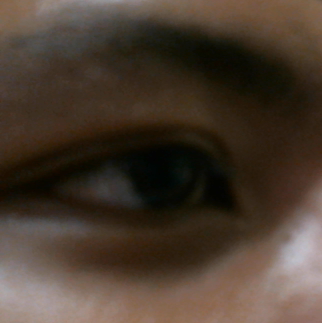
//> input picture automated-brightness-and-contrast/eye-1.png, 322 x 323 px
$ ./gamma_correction   (built with g++ and OpenCV 4)
//> lines starting //> are read from the running program, lines starting //| are printed output that depends on the picture

#include <stdio.h>
#include <opencv2/opencv.hpp>
#include <iostream>
#include <string>
#include <vector>
#include <math.h>

using namespace cv;
using namespace std;

void gammaCorrection(const Mat &img, const double gamma_)
{
    CV_Assert(gamma_ >= 0);
    //! [changing-contrast-brightness-gamma-correction]
    Mat lookUpTable(1, 256, CV_8U);
    uchar* p = lookUpTable.ptr();
    for( int i = 0; i < 256; ++i)
        p[i] = saturate_cast<uchar>(pow(i / 255.0, gamma_) * 255.0);

    Mat res = img.clone();
    LUT(img, lookUpTable, res);
    //! [changing-contrast-brightness-gamma-correction]
    Mat img_gamma_corrected;
    hconcat(img, res, img_gamma_corrected);
    imshow("Gamma correction", img_gamma_corrected);
}

/* Main */
int main()
{
    Mat src = imread("eye-1.png");
//> src is the input picture: 323 rows x 322 cols, CV_8UC3; mean B, G, R 46.9, 59.1, 73
    /* Convert to HSV */
    Mat hsv;
    cvtColor(src, hsv, COLOR_BGR2HSV);
//> hsv: 323 rows x 322 cols, CV_8UC3; mean H, S, V 21.1, 118.3, 73.1
    vector<Mat> hsv_planes;
    split( hsv, hsv_planes );
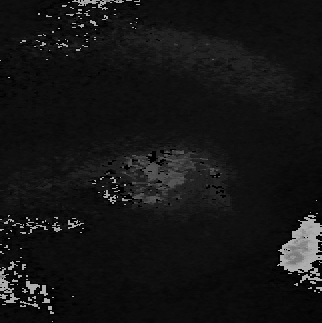
//> hsv_planes[0]: 323 rows x 322 cols, CV_8UC1; min 0, max 179, mean 21.1
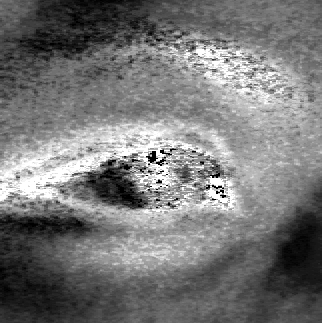
//> hsv_planes[1]: 323 rows x 322 cols, CV_8UC1; min 0, max 255, mean 118.3
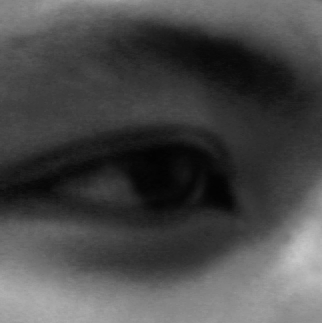
//> hsv_planes[2]: 323 rows x 322 cols, CV_8UC1; min 2, max 199, mean 73.1

    /* Compute gamma */
    double mid = 1;
    cv::Scalar temp = cv::mean(hsv_planes[2]);
//> temp = Scalar(73.15)
    float mean = temp.val[0];
//> mean = 73.15
    double gamma = log(mid*255)/log(mean);
//> gamma = 1.29
    cout << "Gamma :" << gamma << endl;
//| Gamma :1.29092

    /* Do gamma correction on value channel */
    Mat dsrc;
    hsv_planes[2].convertTo(dsrc, CV_64F); // Convert to double for "pow"
    Mat ddst;
    pow(dsrc, gamma, ddst); // Compute the "pow"
    Mat val_gamma;
    ddst.convertTo(val_gamma, CV_8U); // Convert back to uchar

    /* Combine new value channel with original hue and sat channels */
    vector<Mat> channels;
    channels.push_back(hsv_planes[0]);
    channels.push_back(hsv_planes[1]);
    channels.push_back(val_gamma);
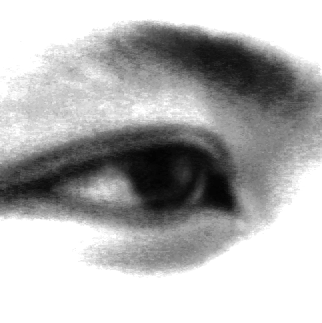
//> channels[2]: 323 rows x 322 cols, CV_8UC1; min 2, max 255, mean 179.8
    Mat hsv_gamma;
    merge(channels, hsv_gamma);
//> hsv_gamma: 323 rows x 322 cols, CV_8UC3; mean H, S, V 21.1, 118.3, 179.8
    Mat img_gamma;
    cvtColor(hsv_gamma, img_gamma, COLOR_HSV2BGR);
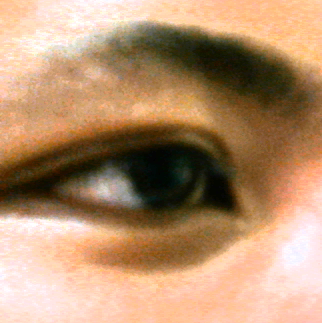
//> img_gamma: 323 rows x 322 cols, CV_8UC3; mean B, G, R 109.4, 142.8, 179.5
    Mat gray1;
    cvtColor(img_gamma, gray1, COLOR_BGR2GRAY); // convert to grayscale
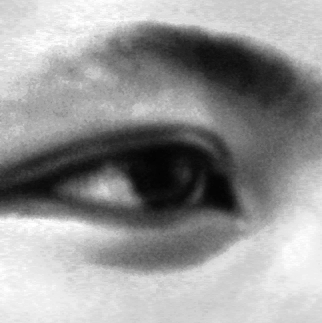
//> gray1: 323 rows x 322 cols, CV_8UC1; min 2, max 255, mean 150
    equalizeHist(gray1, gray1);
    imshow("gray1", gray1);

    Mat gray2;
    cvtColor(src, gray2, COLOR_BGR2GRAY);
    equalizeHist(gray2, gray2);
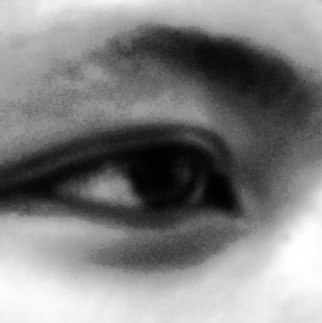
//> gray2: 323 rows x 322 cols, CV_8UC1; min 0, max 255, mean 128.7
    imshow("gray2", gray2);

    /* Show results */
    // imshow("input", src);
    // imshow("result", img_gamma);
    waitKey();

    waitKey(0);
    return 0;
}

$ run again, with automated-brightness-and-contrast/eye-3.png copied over automated-brightness-and-contrast/eye-1.png
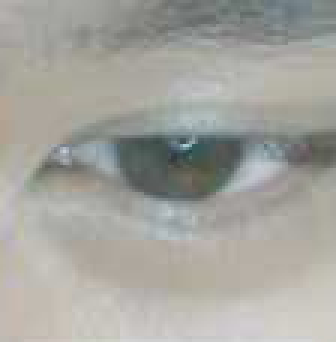
//> input picture automated-brightness-and-contrast/eye-3.png, 112 x 114 px (shown 3 times larger)
//> src is the input picture: 114 rows x 112 cols, CV_8UC3; mean B, G, R 158, 164, 164.3
//> hsv: 114 rows x 112 cols, CV_8UC3; mean H, S, V 40.7, 16.8, 166.7
//> temp = Scalar(166.7)
//> mean = 166.7
//> gamma = 1.08
//| Gamma :1.08302
//> hsv_gamma: 114 rows x 112 cols, CV_8UC3; mean H, S, V 40.7, 16.8, 237.8
//> `equalizeHist(gray1, gray1);`:
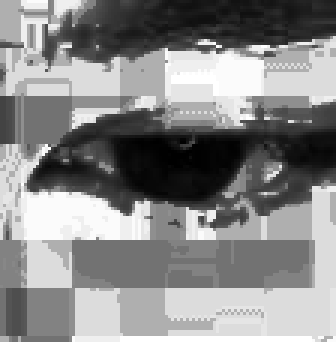
//> gray1: 114 rows x 112 cols, CV_8UC1 (shown 3 times larger); min 0, max 255, mean 136.4
//> `equalizeHist(gray2, gray2);`:
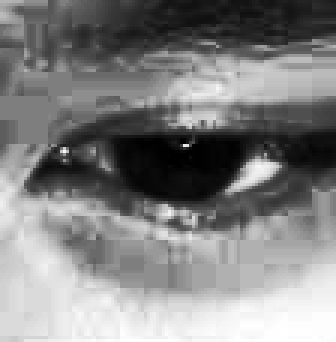
//> gray2: 114 rows x 112 cols, CV_8UC1 (shown 3 times larger); min 0, max 255, mean 129.5

$ run again, with automated-brightness-and-contrast/cats-1.png copied over automated-brightness-and-contrast/eye-1.png
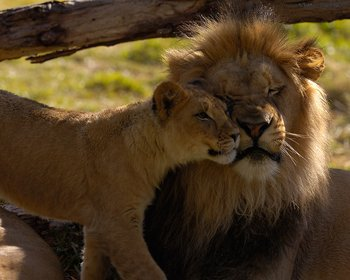
//> input picture automated-brightness-and-contrast/cats-1.png, 350 x 280 px
//> src is the input picture: 280 rows x 350 cols, CV_8UC3; mean B, G, R 35.1, 61.4, 81.2
//> hsv: 280 rows x 350 cols, CV_8UC3; mean H, S, V 16.9, 150.5, 81.2
//> `split( hsv, hsv_planes );`:
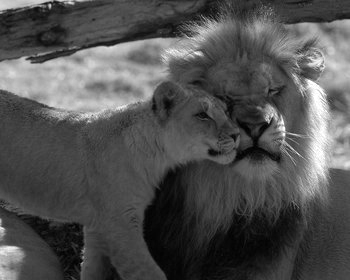
//> hsv_planes[2]: 280 rows x 350 cols, CV_8UC1; min 0, max 255, mean 81.2
//> temp = Scalar(81.2)
//> mean = 81.2
//> gamma = 1.26
//| Gamma :1.26026
//> hsv_gamma: 280 rows x 350 cols, CV_8UC3; mean H, S, V 16.9, 150.5, 185.6
//> `equalizeHist(gray2, gray2);`:
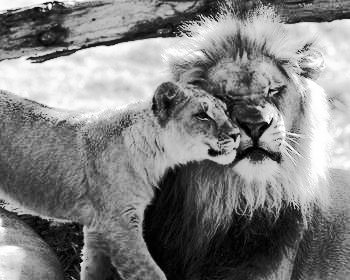
//> gray2: 280 rows x 350 cols, CV_8UC1; min 0, max 255, mean 128.8
